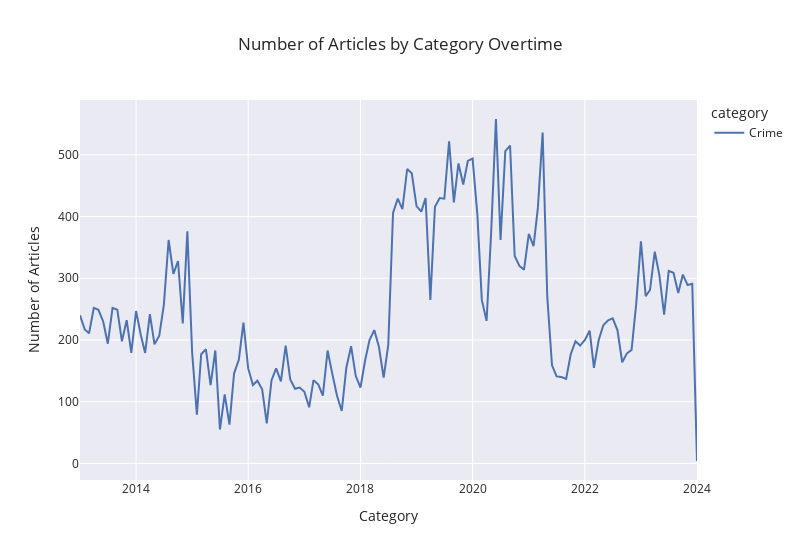

Notebook cell for this chart:
### Code cell
graph_crime_all.category("Number of Articles for Crime", "line")

### Figure 1 — Plotly figure (JSON) as saved in the notebook; plotly's stock layout.template omitted (floating-point values rounded to 4 significant figures; data arrays with more than 128 entries replaced by an {"elided": "..."} marker saying what was removed)
{"data": [{"hovertemplate": "category=Crime<br>year_month=%{x}<br>count=%{y}<extra></extra>", "legendgroup": "Crime", "line": {"color": "rgb(76,114,176)", "dash": "solid"}, "marker": {"symbol": "circle"}, "mode": "lines", "name": "Crime", "orientation": "v", "showlegend": true, "type": "scatter", "x": {"elided": "133 str values"}, "xaxis": "x", "y": {"elided": "133 int values"}, "yaxis": "y"}], "layout": {"legend": {"title": {"text": "category"}, "tracegroupgap": 0}, "title": {"text": "Number of Articles by Category Overtime", "x": 0.5}, "width": 800, "xaxis": {"anchor": "y", "domain": [0, 1], "title": {"text": "Category"}}, "yaxis": {"anchor": "x", "domain": [0, 1], "title": {"text": "Number of Articles"}}}}
